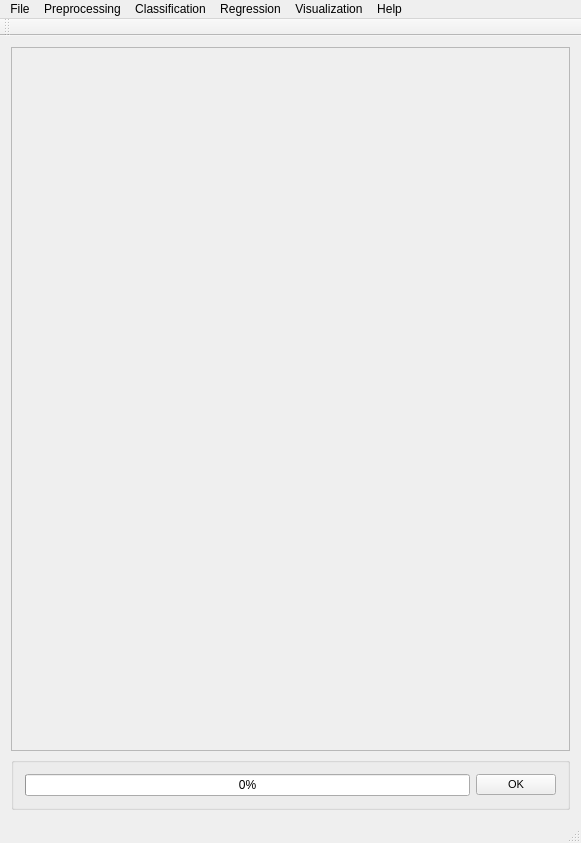
<?xml version="1.0" encoding="UTF-8"?>
<ui version="4.0">
    <class>MainWindow</class>
    <widget class="QMainWindow" name="MainWindow">
        <property name="geometry">
            <rect>
                <x>0</x>
                <y>0</y>
                <width>581</width>
                <height>843</height>
            </rect>
        </property>
        <property name="windowTitle">
            <string>PYSAT</string>
        </property>
        <widget class="QWidget" name="centralWidget">
            <layout class="QVBoxLayout" name="verticalLayout_9">
                <item>
                    <widget class="QScrollArea" name="scrollArea">
                        <property name="widgetResizable">
                            <bool>true</bool>
                        </property>
                        <widget class="QWidget" name="scrollAreaWidgetContents_2">
                            <property name="geometry">
                                <rect>
                                    <x>0</x>
                                    <y>0</y>
                                    <width>561</width>
                                    <height>721</height>
                                </rect>
                            </property>
                            <property name="font">
                                <font>
                                    <pointsize>8</pointsize>
                                </font>
                            </property>
                            <property name="styleSheet">
                                <string notr="true">QGroupBox {
                                    border: 2px solid gray;
                                    border-radius: 6px;
                                    margin-top: 0.5em;
                                    }

                                    QGroupBox::title {

                                    padding-top: -14px;
                                    padding-left: 8px;
                                    }
                                </string>
                            </property>
                            <layout class="QVBoxLayout" name="verticalLayout_8"/>
                        </widget>
                    </widget>
                </item>
                <item>
                    <widget class="QGroupBox" name="OK">
                        <layout class="QHBoxLayout" name="ok">
                            <item>
                                <widget class="QProgressBar" name="progressBar">
                                    <property name="value">
                                        <number>0</number>
                                    </property>
                                </widget>
                            </item>
                            <item>
                                <widget class="QPushButton" name="okButton">
                                    <property name="font">
                                        <font>
                                            <pointsize>8</pointsize>
                                        </font>
                                    </property>
                                    <property name="mouseTracking">
                                        <bool>false</bool>
                                    </property>
                                    <property name="text">
                                        <string>OK</string>
                                    </property>
                                </widget>
                            </item>
                        </layout>
                    </widget>
                </item>
            </layout>
        </widget>
        <widget class="QToolBar" name="mainToolBar">
            <attribute name="toolBarArea">
                <enum>TopToolBarArea</enum>
            </attribute>
            <attribute name="toolBarBreak">
                <bool>false</bool>
            </attribute>
        </widget>
        <widget class="QStatusBar" name="statusBar"/>
        <widget class="QMenuBar" name="menuBar">
            <property name="geometry">
                <rect>
                    <x>0</x>
                    <y>0</y>
                    <width>581</width>
                    <height>21</height>
                </rect>
            </property>
            <widget class="QMenu" name="menuFile">
                <property name="title">
                    <string>File</string>
                </property>
                <addaction name="actionLoad_Refence_Data"/>
                <addaction name="actionLoad_Unknown_Data"/>
                <addaction name="actionSet_output_location"/>
                <addaction name="separator"/>
                <addaction name="actionSave_Current_Plots"/>
                <addaction name="actionSave_Current_Data"/>
                <addaction name="separator"/>
                <addaction name="actionCreate_New_Workflow"/>
                <addaction name="actionSave_Current_Workflow"/>
                <addaction name="separator"/>
                <addaction name="actionExit"/>
            </widget>
            <widget class="QMenu" name="menuPreprocessing">
                <property name="title">
                    <string>Preprocessing</string>
                </property>
                <widget class="QMenu" name="menuBaseline_Removal">
                    <property name="title">
                        <string>Baseline Removal</string>
                    </property>
                    <addaction name="actionALS"/>
                    <addaction name="actionDietrich"/>
                    <addaction name="actionPolyFit"/>
                    <addaction name="actionAirPLS"/>
                    <addaction name="actionFABC"/>
                    <addaction name="actionKK"/>
                    <addaction name="actionMario"/>
                    <addaction name="actionMedian"/>
                    <addaction name="actionRubberband"/>
                    <addaction name="actionUndecimated_Wavelet"/>
                </widget>
                <widget class="QMenu" name="menuCalibration_Transfer">
                    <property name="title">
                        <string>Calibration Transfer</string>
                    </property>
                    <addaction name="actionRatio"/>
                    <addaction name="actionTommy_s_Methgod"/>
                    <addaction name="actionPiecewise_Direct_Standardization"/>
                    <addaction name="actionOthers_3"/>
                </widget>
                <addaction name="actionNormalization"/>
                <addaction name="actionNoise_Reduction"/>
                <addaction name="actionApply_Mask"/>
                <addaction name="actionInterpolate"/>
                <addaction name="actionInstrument_Response"/>
                <addaction name="menuBaseline_Removal"/>
                <addaction name="menuCalibration_Transfer"/>
                <addaction name="actionICA_2"/>
                <addaction name="actionPCA_2"/>
            </widget>
            <widget class="QMenu" name="menuRegression">
                <property name="title">
                    <string>Regression</string>
                </property>
                <addaction name="actionCross_Validation"/>
                <addaction name="actionTrain"/>
                <addaction name="actionPredict"/>
                <addaction name="actionCreate_N_Folds"/>
                <addaction name="actionCreate_Test_Folds"/>
                <addaction name="actionSubmodel_Ranges"/>
            </widget>
            <widget class="QMenu" name="menuHelp">
                <property name="title">
                    <string>Help</string>
                </property>
                <addaction name="actionIndex"/>
                <addaction name="actionContent_2"/>
                <addaction name="separator"/>
                <addaction name="actionAbout"/>
                <addaction name="actionAbout_QtCreator"/>
            </widget>
            <widget class="QMenu" name="menuClassification">
                <property name="title">
                    <string>Classification</string>
                </property>
                <widget class="QMenu" name="menuSupervised">
                    <property name="title">
                        <string>Supervised</string>
                    </property>
                    <addaction name="actionPLS_DA"/>
                    <addaction name="actionSIMCA"/>
                </widget>
                <widget class="QMenu" name="menuClustering">
                    <property name="title">
                        <string>Clustering</string>
                    </property>
                    <addaction name="actionK_means"/>
                    <addaction name="actionHierarchical_2"/>
                </widget>
                <addaction name="menuSupervised"/>
                <addaction name="menuClustering"/>
            </widget>
            <widget class="QMenu" name="menuVisualization">
                <property name="title">
                    <string>Visualization</string>
                </property>
                <addaction name="actionLine_Plot"/>
                <addaction name="action1_to_1_Plot"/>
                <addaction name="actionScatter_Plot"/>
            </widget>
            <addaction name="menuFile"/>
            <addaction name="menuPreprocessing"/>
            <addaction name="menuClassification"/>
            <addaction name="menuRegression"/>
            <addaction name="menuVisualization"/>
            <addaction name="menuHelp"/>
        </widget>
        <action name="actionLoad_Refence_Data">
            <property name="text">
                <string>Load Refence Data</string>
            </property>
        </action>
        <action name="actionLoad_Unknown_Data">
            <property name="text">
                <string>Load Unknown Data</string>
            </property>
        </action>
        <action name="actionSave_Current_Workflow">
            <property name="text">
                <string>Save Current Workflow</string>
            </property>
        </action>
        <action name="actionSave_Current_Plots">
            <property name="text">
                <string>Save Current Plots</string>
            </property>
        </action>
        <action name="actionSave_Current_Data">
            <property name="text">
                <string>Save Current Data</string>
            </property>
        </action>
        <action name="actionCreate_New_Workflow">
            <property name="text">
                <string>Create New Workflow</string>
            </property>
        </action>
        <action name="actionNoise_Reduction">
            <property name="text">
                <string>Noise Reduction</string>
            </property>
        </action>
        <action name="actionApply_Mask">
            <property name="text">
                <string>Apply Mask</string>
            </property>
        </action>
        <action name="actionInterpolate">
            <property name="text">
                <string>Interpolate (unknown to known)</string>
            </property>
        </action>
        <action name="actionInstrument_Response">
            <property name="text">
                <string>Instrument Response</string>
            </property>
        </action>
        <action name="actionALS">
            <property name="text">
                <string>ALS</string>
            </property>
        </action>
        <action name="actionDietrich">
            <property name="text">
                <string>Dietrich</string>
            </property>
        </action>
        <action name="actionPolyFit">
            <property name="text">
                <string>PolyFit</string>
            </property>
        </action>
        <action name="actionAirPLS">
            <property name="text">
                <string>AirPLS</string>
            </property>
        </action>
        <action name="actionFABC">
            <property name="text">
                <string>FABC</string>
            </property>
        </action>
        <action name="actionKK">
            <property name="text">
                <string>KK</string>
            </property>
        </action>
        <action name="actionMario">
            <property name="text">
                <string>Mario</string>
            </property>
        </action>
        <action name="actionMedian">
            <property name="text">
                <string>Median</string>
            </property>
        </action>
        <action name="actionRubberband">
            <property name="text">
                <string>Rubberband</string>
            </property>
        </action>
        <action name="actionUndecimated_Wavelet">
            <property name="text">
                <string>Undecimated Wavelet</string>
            </property>
        </action>
        <action name="actionRatio">
            <property name="text">
                <string>Ratio</string>
            </property>
        </action>
        <action name="actionTommy_s_Methgod">
            <property name="text">
                <string>Tommy's Method</string>
            </property>
        </action>
        <action name="actionPiecewise_Direct_Standardization">
            <property name="text">
                <string>Piecewise Direct Standardization</string>
            </property>
        </action>
        <action name="actionPCA">
            <property name="text">
                <string>PCA</string>
            </property>
        </action>
        <action name="actionICA">
            <property name="text">
                <string>ICA</string>
            </property>
        </action>
        <action name="actionK_Means">
            <property name="text">
                <string>K-Means</string>
            </property>
        </action>
        <action name="actionHierarchical">
            <property name="text">
                <string>Hierarchical</string>
            </property>
        </action>
        <action name="actionOthers">
            <property name="text">
                <string>Others...</string>
            </property>
        </action>
        <action name="actionOthers_2">
            <property name="text">
                <string>Others...</string>
            </property>
        </action>
        <action name="actionOthers_3">
            <property name="text">
                <string>Others...</string>
            </property>
        </action>
        <action name="actionPLS">
            <property name="text">
                <string>PLS</string>
            </property>
        </action>
        <action name="actionSM_PLS">
            <property name="text">
                <string>SM-PLS</string>
            </property>
        </action>
        <action name="actionICA_Regression">
            <property name="text">
                <string>ICA Regression</string>
            </property>
        </action>
        <action name="actionGaussian_Process">
            <property name="text">
                <string>Gaussian Process</string>
            </property>
        </action>
        <action name="actionMLP">
            <property name="text">
                <string>MLP</string>
            </property>
        </action>
        <action name="actionSVM">
            <property name="text">
                <string>SVM</string>
            </property>
        </action>
        <action name="actionOthers_4">
            <property name="text">
                <string>Others...</string>
            </property>
        </action>
        <action name="actionOthers_5">
            <property name="text">
                <string>Others...</string>
            </property>
        </action>
        <action name="actionIndex">
            <property name="text">
                <string>Index</string>
            </property>
        </action>
        <action name="actionContent_2">
            <property name="text">
                <string>Content</string>
            </property>
        </action>
        <action name="actionAbout">
            <property name="text">
                <string>About...</string>
            </property>
        </action>
        <action name="actionAbout_QtCreator">
            <property name="text">
                <string>About Qt...</string>
            </property>
        </action>
        <action name="actionExit">
            <property name="text">
                <string>Exit</string>
            </property>
        </action>
        <action name="actionNormalization">
            <property name="text">
                <string>Normalization</string>
            </property>
        </action>
        <action name="actionICA_2">
            <property name="text">
                <string>ICA</string>
            </property>
        </action>
        <action name="actionPCA_2">
            <property name="text">
                <string>PCA</string>
            </property>
        </action>
        <action name="actionPLS_DA">
            <property name="text">
                <string>PLS-DA</string>
            </property>
        </action>
        <action name="actionSIMCA">
            <property name="text">
                <string>SIMCA</string>
            </property>
        </action>
        <action name="actionK_means">
            <property name="text">
                <string>K-means</string>
            </property>
        </action>
        <action name="actionHierarchical_2">
            <property name="text">
                <string>Hierarchical</string>
            </property>
        </action>
        <action name="actionCross_Validation">
            <property name="text">
                <string>Cross Validation</string>
            </property>
        </action>
        <action name="actionTrain">
            <property name="text">
                <string>Train</string>
            </property>
        </action>
        <action name="actionPredict">
            <property name="text">
                <string>Predict</string>
            </property>
        </action>
        <action name="actionLine_Plot">
            <property name="text">
                <string>Line Plot</string>
            </property>
        </action>
        <action name="action1_to_1_Plot">
            <property name="text">
                <string>1 to 1 Plot</string>
            </property>
        </action>
        <action name="actionScatter_Plot">
            <property name="text">
                <string>Scatter Plot</string>
            </property>
        </action>
        <action name="actionSet_output_location">
            <property name="text">
                <string>Output Location</string>
            </property>
        </action>
        <action name="actionCreate_N_Folds">
            <property name="text">
                <string>Create N Folds</string>
            </property>
        </action>
        <action name="actionCreate_Test_Folds">
            <property name="text">
                <string>Create Test Folds</string>
            </property>
        </action>
        <action name="actionSubmodel_Ranges">
            <property name="text">
                <string>Submodel Ranges</string>
            </property>
        </action>
    </widget>
    <layoutdefault spacing="6" margin="11"/>
    <resources/>
    <connections/>
</ui>
